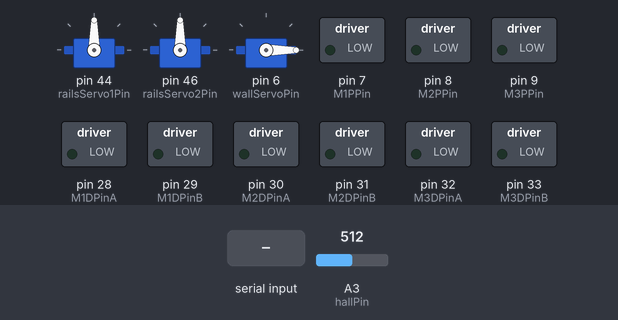
Bench run of a sketch on a simulated Arduino Mega 2560, built with avr-gcc and run on an emulated ATmega2560. Parts: 3 × servo, switched loads named in the sketch (green lamp = pin HIGH). Inputs (shaded band) come from the test bench; at power-on: A3 (hallPin) = 512.

Above: at 1.2 s.
1.3 s: "W" received over the second serial link
At 1.6 s:
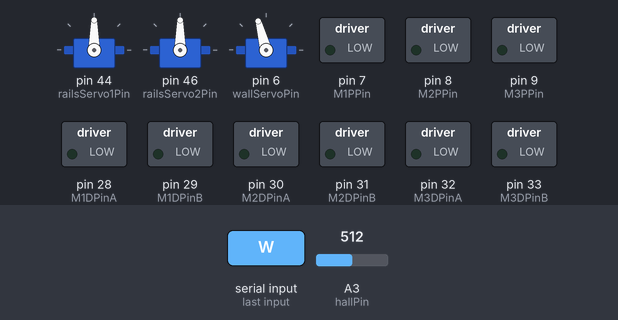
4.3 s: "B" received over the second serial link
At 5.9 s:
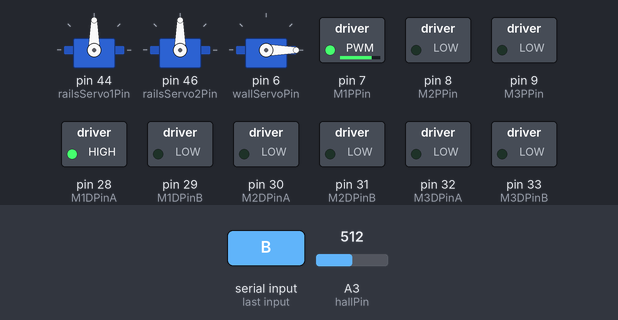
6.8 s: "C" received over the second serial link
At 8.0 s:
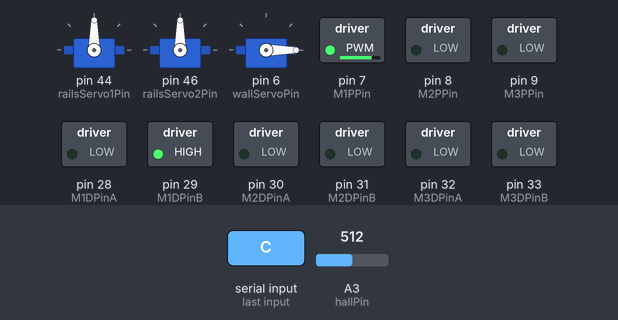
8.3 s: "S" received over the second serial link
At 10.9 s:
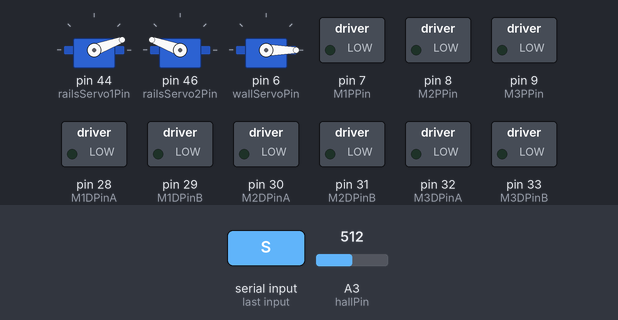
14.3 s: "H" received over the second serial link
At 15.5 s:
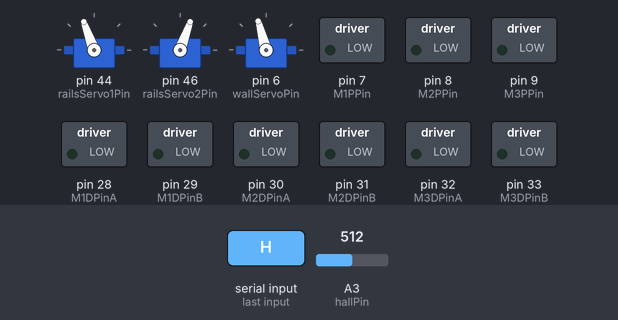
15.8 s: "Q" received over the second serial link
At 18.7 s:
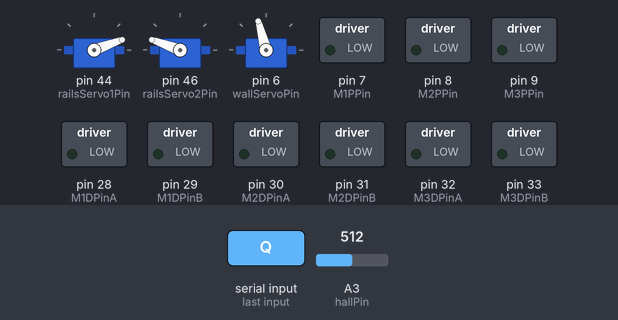
Timing chart, 0 to 19.8 s (numbered marks = the images above; inputs shaded):
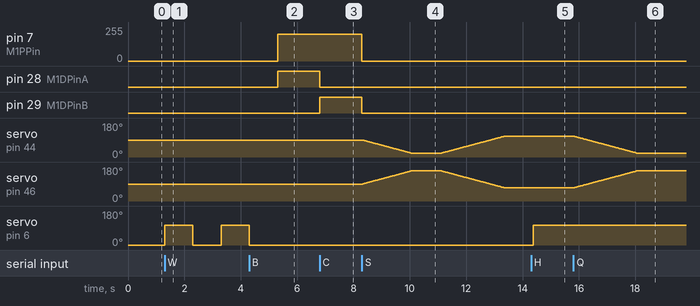

Measured:
- after the input at 1.3 s, servo on pin 6 (wallServoPin): 0° → 105° at once, → 0° 1.0 s later, → 105° 1.0 s later
- after the input at 4.3 s, pin 7 (M1PPin): 0/255 → 200/255 after 1.0 s; pin 28 (M1DPinA): LOW → HIGH after 1.0 s; servo on pin 6 (wallServoPin): goes on until 4.3 s, then stays 0°
- after the input at 6.8 s, pin 28 (M1DPinA): HIGH → LOW at once; pin 29 (M1DPinB): LOW → HIGH at once
- after the input at 8.3 s, pin 7 (M1PPin): 200/255 → 0/255 at once; pin 29 (M1DPinB): HIGH → LOW at once; servo on pin 46 (railsServo2Pin): rises from 90° to 160° in 1.7 s, then falls to 70° in 3.3 s
- after the input at 14.3 s, servo on pin 44 (railsServo1Pin): stays 110° (without the input it goes to 109° after 0.10 s); servo on pin 46 (railsServo2Pin): stays 70° (without the input it goes to 71° after 0.10 s); servo on pin 6 (wallServoPin): 0° → 105° after 0.08 s
- after the input at 15.8 s, servo on pin 44 (railsServo1Pin): moves from 110° to 20° over 2.2 s, starting at once; servo on pin 46 (railsServo2Pin): moves from 70° to 160° over 2.2 s, starting at once

The sketch:

PM7.ino
```cpp
//////////////////////////////////////////////////////////////////////////////////
// MECHATRONICS ROBOT NINJA WARRIOR II COMPETITION CODE                         //
// TEAM 8.1: Layne Christensen, Dallin Romney, Tyler Barrett and Anthony Amiker //
// SPRING 2018                                                                  //
//////////////////////////////////////////////////////////////////////////////////

/////////////   GUIDE   //////////////
// var =                            //
// A: Stop                          //
// H: Watch for Hall Sensor         //
// W: Move wall servo               //
// U: Wall servo down               //
// u: Wall servo up                 //
// S: Move monkey rails assembly    //
// Q: Move monkey rails assembly up //
// q: Move mr assembly down         //
// B: Move belt                     //
// C: Move belt Other Direction     //
// D: Drive forward                 //
// d: Drive backward                //
// F: Drive forward, then backward  //
// T: Turn, then turn back          //
// L: Turn left                     //
// R: Turn right                    //
// Anything Else: Stop              //
//////////////////////////////////////

#include <Servo.h>          // FOR SERVOS
#include <SoftwareSerial.h> // FOR XBEES

// SET PINS
  int hallPin = A3;

  int wallServoPin = 6;
  int M1PPin = 7;
  int M2PPin = 8;
  int M3PPin = 9;

  int xBeeRXPin = 10;
  int xBeeTXPin = 11;

  int M1DPinA = 28;
  int M1DPinB = 29;
  int M2DPinA = 30;
  int M2DPinB = 31;
  int M3DPinA = 32;
  int M3DPinB = 33;

  int railsServo1Pin = 44;
  int railsServo2Pin = 46;

// CREATE OBJECTS
  Servo railsServo1;
  Servo railsServo2;
  Servo wallServo;

  SoftwareSerial mySerial(xBeeRXPin, xBeeTXPin); // RX, TX

// OTHER INITIAL VARIABLES
char var = 'X';
int HallMid = 0;
int Hall = 0;

int wallUp = 0;
int wallDown = 105;
int railsUp = 20;    // Rotate towards front limit
int railsDown = 110; // Rotate towards back limit
int MPow = 200;      // Motor power

// FUNCTION TO RUN A MOTOR. PARAPHRASED FROM POLULU LIBRARY
// dPins are directional pins attached to driver (digital high/low) pPin is the PWM motor power pin
// Thus, each motor requires 3 pins: two digital pins to determine direction and one PWM pin for power

  void RunMotor(int dPin1, int dPin2, int pPin, int power){
    if (power == 0){
      digitalWrite(dPin1, LOW);  // TURN THE MOTORS OFF
      digitalWrite(dPin2, LOW);  //
    }                            //
    else if (power < 0){         //
      digitalWrite(dPin1, LOW);  // REVERSE THE MOTOR
      digitalWrite(dPin2, HIGH); //
      power = -power;            // MUST WRITE A POSITIVE VALUE
    }                            //
    else {                       //
      digitalWrite(dPin1, HIGH); // RUN THE MOTOR IN THE NORMAL DIRECTION
      digitalWrite(dPin2, LOW);  //
    }                            //
    analogWrite(pPin, power);    // WRITE THE POWER TO THE MOTOR
  }

// FUNCTION TO RUN BELT. JUST SAVES TIME LATER
  void RunBelt(int power) {
    RunMotor(M1DPinA, M1DPinB, M1PPin, power);
  }

// FUNCTION TO DRIVE THE ROBOT. ANOTHER TIME SAVER
  void Drive(int M2Power, int M3Power){
    RunMotor(M2DPinA, M2DPinB, M2PPin, M2Power);
    RunMotor(M3DPinA, M3DPinB, M3PPin, M3Power);
  }

// SAME AS THE DRIVE FUNCTION BUT STOPS AFTER A CERTAIN TIME
  void DriveForTime(int LeftPower, int RightPower, int Time){
    Drive(LeftPower, RightPower);
    delay(Time);
    Drive(0, 0);
  }

// FUNCTION FOR SIMULTANEOUSLY MOVING THE MONKEY RAILS SERVOS
void MoveRails(int pos) {

  int pos0 = railsServo1.read();             // Get the current servo position
                                             //
  for(int i = 0; i <= abs(pos - pos0); i++){ // For each step between current and desired position,
      if (pos > pos0) {                      // If the desired position is greater
        railsServo1.write(pos0 + i);         // Move that direction
        railsServo2.write(180 - (pos0 + i)); // (Other servo is facing the opposite direction)
      }                                      //
      else {                                 // Otherwise,
        railsServo1.write(pos0 - i);         // Move the other way
        railsServo2.write(180 - (pos0 - i)); // (Again, other servo is facing the other way)
      }                                      //
      delay(25);                             // Small time increment makes the movements appear smooth
  }
}

// SETUP
  void setup()
  {
    //INITIATE PINS
      pinMode(railsServo1Pin, OUTPUT);
      pinMode(railsServo2Pin, OUTPUT);
      pinMode(wallServoPin,   OUTPUT);

      pinMode(M1DPinA, OUTPUT);
      pinMode(M1DPinB, OUTPUT);
      pinMode(M1PPin,  OUTPUT);
      pinMode(M2DPinA, OUTPUT);
      pinMode(M2DPinB, OUTPUT);
      pinMode(M2PPin,  OUTPUT);
      pinMode(M3DPinA, OUTPUT);
      pinMode(M3DPinB, OUTPUT);
      pinMode(M3PPin,  OUTPUT);

      pinMode(hallPin, INPUT);
      HallMid = analogRead(hallPin);

    // ATTACH SERVOS AND INITIATE OBJECTS

      railsServo1.write(railsServo1.read());
      railsServo2.write(railsServo2.read());
      wallServo.write(wallUp);

      railsServo1.attach(railsServo1Pin);
      railsServo2.attach(railsServo2Pin);
      wallServo.attach(wallServoPin);

      mySerial.begin(9600); // Open serial port with

  }

void loop()
{

// READ SERIAL (XBEE)
  if (mySerial.available()){
    var = char(mySerial.read()); // Set the state variable (will be last character)
    //Serial.print(var);
    delay(3);
    if(!mySerial.available()){   // Print all the other characters
    //Serial.println();
    }
  }

//
  if (var == 'H') {
      Hall = analogRead(hallPin);
      if (Hall > HallMid*1.1 || Hall < HallMid*0.9){
          wallServo.write(wallUp);
      }
      else {
          wallServo.write(wallDown);
      }
  }
// BELT
  if (var == 'B') {
    RunBelt(MPow);
  }
  else if (var == 'C') {
    RunBelt(-MPow);
  }
  else {
    RunBelt(0);
  }

// WALL LIFT ASSEMBLY
  if (var == 'W') {
    wallServo.write(wallDown);
    delay(1000);
    wallServo.write(wallUp);
    delay(1000);
  }
  if (var == 'U') {
    wallServo.write(wallUp);
  }
  if (var == 'u') {
    wallServo.write(wallDown);
  }

// MONKEY RAILS ASSEMBLY
  if (var == 'S') {
    MoveRails(railsUp);
    delay(1000);
    MoveRails(railsDown);
    delay(1000);
  }
  if (var == 'Q') {
    MoveRails(railsUp);
    delay(1000);
  }
  if (var == 'q') {
    MoveRails(railsDown);
    delay(1000);
  }
  if (var == 'Y'){

  }

// DRIVE
  if (var == 'F') {
    DriveForTime(MPow, MPow, 1000);
    delay(1000);
    DriveForTime(-MPow, -MPow, 1000);
    delay(1000);
  }
  if (var == 'D'){
    DriveForTime(MPow, MPow, 1000);
    delay(1000);
  }
  if (var == 'd'){
    DriveForTime(-MPow, -MPow, 1000);
    delay(1000);
  }

// TURN
  if (var == 'T') {
    DriveForTime(-MPow, MPow, 1000);
    delay(1000);
    DriveForTime(MPow, -MPow, 1000);
    delay(1000);
  }
  if (var == 'L') {
    DriveForTime(-MPow, MPow, 1000);
    delay(1000);
  }
  if (var == 'R') {
    DriveForTime(MPow, -MPow, 1000);
    delay(1000);
  }

}

///////////////////      EXTRAS       //////////////////////////
```
